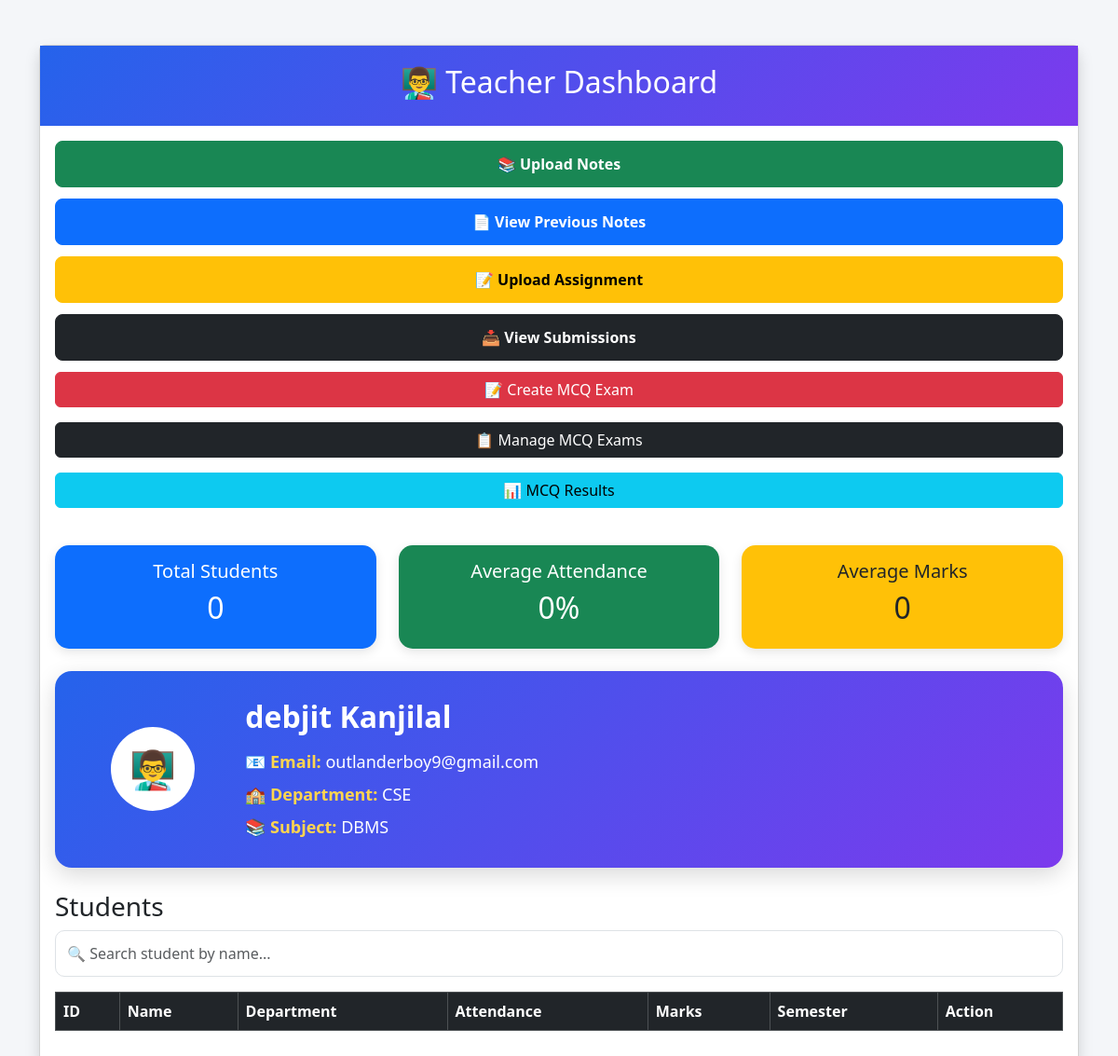
The app's page /teacher_panel (signed in) with its own data.
### models.py (models this page shows)
class Teacher(db.Model):
    id = db.Column(db.Integer, primary_key=True)
    name = db.Column(db.String(100), nullable=False)
    email = db.Column(db.String(100), unique=True, nullable=False)
    department = db.Column(db.String(100))
    subject = db.Column(db.String(100))
    password = db.Column(db.String(100), nullable=False)

### app.py (the view)
@app.route("/teacher_panel")
def teacher_panel():
    if "teacher_id" not in session:
        return redirect("/teacher_login")
    teacher = Teacher.query.get(session["teacher_id"])
    search = request.args.get("search")
    if search:
     students = Student.query.filter(
        Student.department == session["teacher_department"],
        Student.name.contains(search)
    ).all()
    else:
     students = Student.query.filter_by(
        department=session["teacher_department"]
    ).all()
    total_students = len(students)
    if total_students > 0:
        avg_attendance = sum(s.attendance for s in students) / total_students
        avg_marks = sum(s.marks for s in students) / total_students
    else:
        avg_attendance = 0
        avg_marks = 0
    return render_template(
        "teacher_panel.html",
        teacher=teacher,
        students=students,
        total_students=total_students,
        avg_attendance=round(avg_attendance, 1),
        avg_marks=round(avg_marks, 1),
        search=search
    )

### templates/teacher_panel.html (shortened to what this page needs)
<!DOCTYPE html>
<html>
<head>
    <link href="https://cdn.jsdelivr.net/npm/bootstrap@5.3.3/dist/css/bootstrap.min.css" rel="stylesheet">
</head>
<body>
<div class="container mt-5">
    <div class="card shadow">
        <div class="teacher-header">
            <h2>👨‍🏫 Teacher Dashboard</h2>
        </div>
        <div class="card-body">
            <a href="/upload_resource"
               class="btn btn-success action-btn">
               📚 Upload Notes
            </a>
            <a href="/teacher_resources"
               class="btn btn-primary action-btn">
               📄 View Previous Notes
            </a>
            <a href="/upload_assignment"
               class="btn btn-warning action-btn">
               📝 Upload Assignment
            </a>
            <a href="/view_submissions"
               class="btn btn-dark action-btn">
               📥 View Submissions
            </a>
            <a href="/create_exam"
       class="btn btn-danger w-100 mb-3">
       📝 Create MCQ Exam
       </a>
       <a href="/exam_list"
   class="btn btn-dark w-100 mb-3">
   📋 Manage MCQ Exams
</a>
<a href="/exam_results"
class="btn btn-info w-100 mb-3">
📊 MCQ Results
</a>
            <div class="row mb-4 mt-4">
                <div class="col-md-4">
                    <div class="card stats-card bg-primary text-white">
                        <div class="card-body text-center">
                            <h5>Total Students</h5>
                            <h2>{{ total_students }}</h2>
                        </div>
                    </div>
                </div>
                <div class="col-md-4">
                    <div class="card stats-card bg-success text-white">
                        <div class="card-body text-center">
                            <h5>Average Attendance</h5>
                            <h2>{{ avg_attendance }}%</h2>
                        </div>
                    </div>
                </div>
                <div class="col-md-4">
                    <div class="card stats-card bg-warning">
                        <div class="card-body text-center">
                            <h5>Average Marks</h5>
                            <h2>{{ avg_marks }}</h2>
                        </div>
                    </div>
                </div>
            </div>
<div class="profile-box">
    <div class="row align-items-center">
        <div class="col-md-2 text-center">
            <div style="
                width:90px;
                height:90px;
                border-radius:50%;
                background:white;
                color:#2563eb;
                font-size:40px;
                font-weight:bold;
                display:flex;
                align-items:center;
                justify-content:center;
                margin:auto;
            ">
                👨‍🏫
            </div>
        </div>
        <div class="col-md-10">
            <h2 class="mb-3">
                {{ teacher.name }}
            </h2>
            <p class="mb-2">
                <strong>📧 Email:</strong>
                {{ teacher.email }}
            </p>
          <p class="mb-2">
    <strong>🏫 Department:</strong>
    {{ teacher.department }}
</p>
<p class="mb-0">
    <strong>📚 Subject:</strong>
    {{ teacher.subject }}
</p>
        </div>
    </div>
</div>
            <h3>Students</h3>
            <form method="GET"
                  action="/teacher_panel"
                  class="mb-3">
                <input
                    type="text"
                    name="search"
                    class="form-control search-box"
                    placeholder="🔍 Search student by name..."
                >
            </form>
            <table class="table table-bordered table-hover">
                <thead class="table-dark">
                    <tr>
                        <th>ID</th>
                        <th>Name</th>
                        <th>Department</th>
                        <th>Attendance</th>
                        <th>Marks</th>
                        <th>Semester</th>
                        <th>Action</th>
                    </tr>
                </thead>
            </table>
        </div>
    </div>
</div>
</body>
</html>

### templates/teacher_panel.html (style rules this page uses)
body { background:#f4f6f9; }
.teacher-header { background:linear-gradient(135deg,#2563eb,#7c3aed); color:white; padding:20px; text-align:center; }
.action-btn { width:100%; margin-bottom:12px; font-weight:600; padding:12px; border-radius:8px; }
.stats-card { border:none; border-radius:15px; overflow:hidden; box-shadow:0 4px 12px rgba(0,0,0,0.1); }
.profile-box { background:linear-gradient(135deg,#2563eb,#7c3aed); color:white; padding:30px; border-radius:18px; box-shadow:0 8px 25px rgba(0,0,0,0.15); margin-bottom:25px; }
.profile-box h2 { font-weight:700; }
.profile-box p { font-size:18px; }
.profile-box strong { color:#ffd54f; }
.search-box { border-radius:10px; padding:12px; }
.table { background:white; }
.table td, .table th { vertical-align:middle; }

### records on screen
Teacher: name "debjit Kanjilal", email "outlanderboy9@gmail.com", department "CSE", subject "DBMS"

### other values on screen
{{ total_students }} "0"
{{ avg_attendance }} "0"
{{ avg_marks }} "0"
